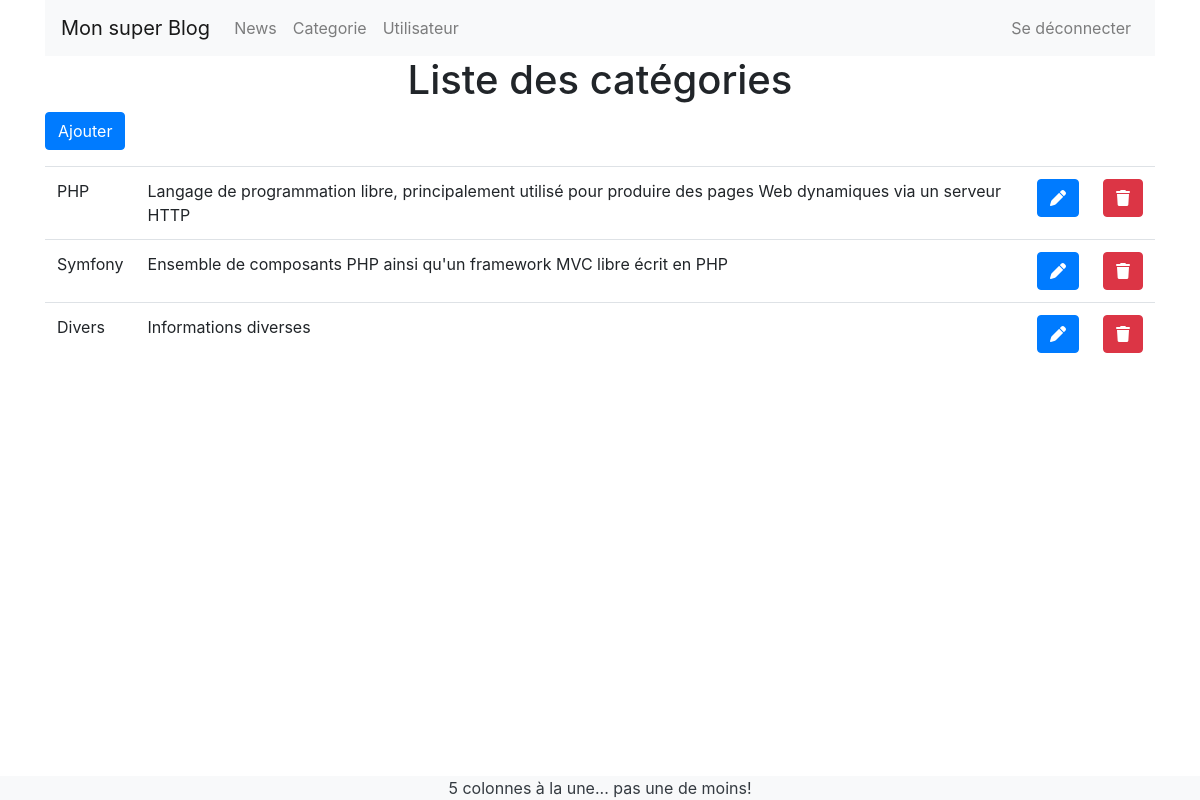
Screenshot of /index.php?controller=category (signed in) with the database file from the repository.
### tables this page shows
CREATE TABLE IF NOT EXISTS `category` (
  `id` int(11) NOT NULL AUTO_INCREMENT,
  `name` varchar(255) NOT NULL,
  `description` varchar(255) NOT NULL,
  PRIMARY KEY (`id`)
);

### Controller/CategoryController.php (called while the page is built, shortened)
<?php
include 'View\CategoryView.php';
class CategoryController extends Controller
{
    public function __construct()
    {
        $this->view = new CategoryView();
        $this->model = new CategoryModel();
    }
    public function start()
    {
        $listNews = $this->model->getCategories();
        $this->view->displayHome($listNews);
    }
}

### index.php (called while the page is built, shortened)
<?php
include 'View\View.php';
include 'Model\Model.php';
include 'Controller\CategoryController.php';
$paramGet = extractParameters();
$action = $paramGet['action'];
$controller = new $controller();
$controller->$action();
function extractParameters()
{
    if (isset($_GET['controller'])) {
        $controller = ucfirst($_GET['controller']) . "Controller";
    } else {
        $controller = 'NewController';
    }
    if (isset($_GET['action'])) {
        $action = $_GET['action'];
    } else {
        $action = 'start';
    }
    return (['controller' => $controller, 'action' => $action]);
}

### Model/Model.php (called while the page is built, shortened)
<?php
abstract class Model
{
    protected $connexion;
    public function __construct()
    {
        try {
            $this->connexion = new PDO("mysql:host=" . self::SERVER . ";dbname="
                . self::BASE, self::USER, self::PASSWORD);
            $this->connexion->exec("SET NAMES 'UTF8'");
        } catch (Exception $e) {
            echo 'Erreur : ' . $e->getMessage();
        }
    }
    public function getCategories()
    {
        $requete = "SELECT * FROM category";
        $result = $this->connexion->query($requete);
        $listCategory = $result->fetchAll(PDO::FETCH_ASSOC);
        return $listCategory;
    }
}

### View/CategoryView.php (the view, shortened to what this page needs)
<?php
class CategoryView extends View
{
    public function displayHome($listCategories)
    {
        $this->page .= "<h1 class='text-center'>Liste des catégories</h1>";
        $this->page .= "<p><a href='index.php?controller=category&action=addForm' class='btn btn-primary'>Ajouter</a></p>";
        $this->page .= "<table class='table'>";
        foreach ($listCategories as $new) {
            $this->page .= "<tr>"
                . "<td>" . $new['name'] . "</td>"
                . "<td>" . $new['description'] . "</td>"
                . "<td><a href='index.php?controller=category&action=updateForm&id="
                . $new['id']
                . "' class='btn btn-primary' title='Mise à jour'><i class='fas fa-pen'></i></a>"
                . "</td>"
                . "<td><a href='index.php?controller=category&action=suppDB&id="
                . $new['id']
                . "' class='btn btn-danger' title='supprimer'><i class='fas fa-trash'></i></a>"
                . "</td>"
                . "</tr>";
        }
        $this->page .= "</table>";
    }
}

### rows the page displays
category: name "PHP", description "Langage de programmation libre, principalement utilisé pour produire des pages Web dynamiques via un serveur HTTP"
category: name "Symfony", description "Ensemble de composants PHP ainsi qu'un framework MVC libre écrit en PHP"
category: name "Divers", description "Informations diverses"

### other values shown
$this->page "Mon super Blog News 5 colonnes à la une... pas une de moins!"
